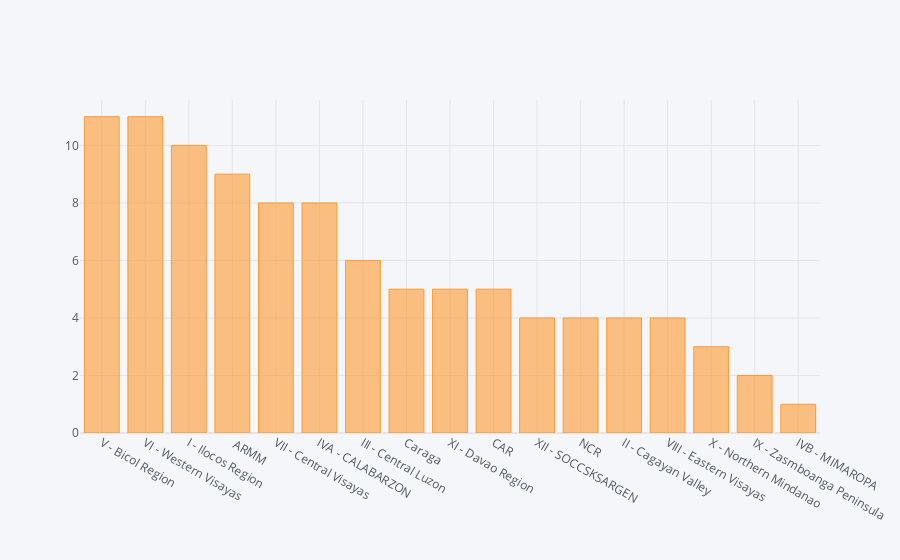

The notebook cell saved with this chart:
### Markdown cell above
A maior parte das pessoas amostradas são provenientes da região de Visayas Ocidentais, região administrativa nas Filipinas, numericamente designada como Região VI. É composto por seis províncias e duas cidades altamente urbanizadas. O centro regional é Iloilo City. A região é de base agrícola.

### Code cell
var_categ['Region'].value_counts().iplot(kind='bar')

### Figure 1 — Plotly figure (JSON) as saved in the notebook; plotly's stock layout.template omitted (floating-point values rounded to 4 significant figures)
{"data": [{"marker": {"color": "rgba(255, 153, 51, 0.6)", "line": {"color": "rgba(255, 153, 51, 1.0)", "width": 1}}, "name": "Region", "orientation": "v", "text": "", "type": "bar", "x": ["V - Bicol Region", "VI - Western Visayas", "I - Ilocos Region", " ARMM", "VII - Central Visayas", "IVA - CALABARZON", "III - Central Luzon", "Caraga", "XI - Davao Region", "CAR", "XII - SOCCSKSARGEN", "NCR", "II - Cagayan Valley", "VIII - Eastern Visayas", "X - Northern Mindanao", "IX - Zasmboanga Peninsula", "IVB - MIMAROPA"], "y": [11, 11, 10, 9, 8, 8, 6, 5, 5, 5, 4, 4, 4, 4, 3, 2, 1]}], "layout": {"legend": {"bgcolor": "#F5F6F9", "font": {"color": "#4D5663"}}, "paper_bgcolor": "#F5F6F9", "plot_bgcolor": "#F5F6F9", "title": {"font": {"color": "#4D5663"}}, "xaxis": {"gridcolor": "#E1E5ED", "showgrid": true, "tickfont": {"color": "#4D5663"}, "title": {"font": {"color": "#4D5663"}, "text": ""}, "zerolinecolor": "#E1E5ED"}, "yaxis": {"gridcolor": "#E1E5ED", "showgrid": true, "tickfont": {"color": "#4D5663"}, "title": {"font": {"color": "#4D5663"}, "text": ""}, "zerolinecolor": "#E1E5ED"}}}
